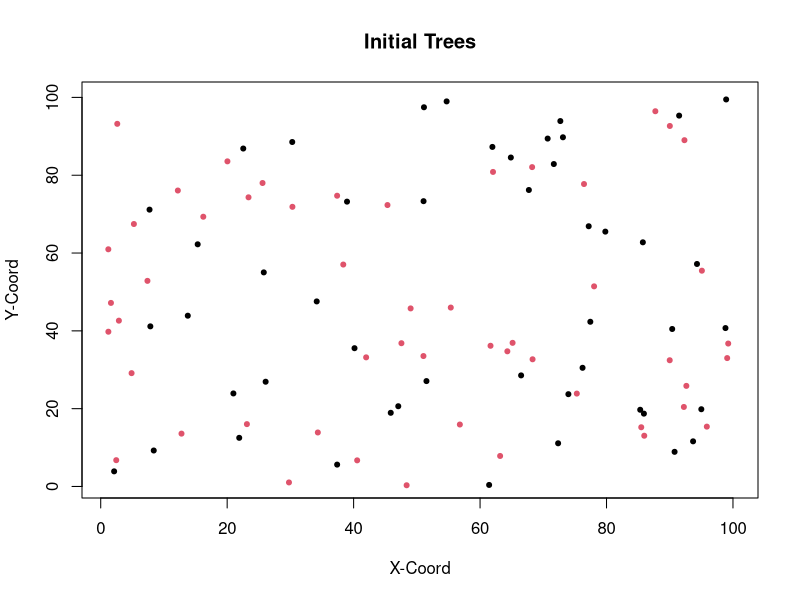

Write R code to recreate this figure. (Note: this script raises an error after producing the figure.)
#Load packages
library(tidyverse) 
library(gridExtra) 


### Initialize params ###

# Set up a grid to represent land
#Place individuals on plot
xsize = ysize = 100

numInd = 100
numSpecies = 2
data <-  tibble("ID" = 1:numInd, "age" = 3, 
                species = sample(numSpecies, numInd, replace = TRUE), "xlocation" = runif(numInd, 0, 100), 
                "ylocation" = runif(numInd,0,100), "parentalDistance" = 0, "Pathogen" = 0)

#Choose an initial 25% of population to be infected
infected <- sample(numInd, numInd/4)
data$Pathogen[which(data$ID %in% infected)] <- 1

plot(data$xlocation, data$ylocation, col = data$species, pch = 20, xlim = c(1,100), ylim = c(1,100),
     xlab = "X-Coord", ylab = "Y-Coord", main = "Initial Trees")


  

#Set up rates of birth/death/growth etc...
deltaT = 1 #1 year periods of growth
ageChange = deltaT
dispParam = 8 #dispersalParam
uniqueSp = unique(data$species)
numYears = 1000



#Carrying Capacity
K= 2000

# Can be anywhere from ~0.2 to ~3. Once its above ~1 you get oscillation above and below carrying capacity and program
#gets a fair bit slower as you near 3
growthrates = c(1,1)

#Pathogen initials

#This is how far away a tree can be affected. But its a torus so setting the value to 100 does not man 
#every tree is infected. best values seem to be between 2.5 and 3 (for infected death rate around 0.03)
#Too low and pathogens go extinct, too high and all trees quickly pathogenized
PathDensParam = 2.7


infectionRates = c(0.5, 0.5)

#Has to stay lower than infected death rates. Slows growth to carrying capacity as it gets larger but
# tree dynamics seem to be similar between 0.01 and 0.05, but pathogens end up growing much slower
#and have larger swings as death rates increase
healthyDeathRate = 0.02

#Dynamics get much more variable when value is ~0.04 or more. 0.02-0.04 pretty good for 0.7 infection Rate.
infectedDeathRates = c(0.2,0.2)
# Used for summary statistics
speciesPopulation = NULL
pathPop = NULL
agePops = NULL
pathAgePop = NULL
denseSpecies <- NULL

### MAIN LOOP ####


for(t in seq(0, numYears, by = deltaT)){ 
  
  #disperse seed
  adults <- data[data$age > 3, ]
  seedsPerSpecies <- NULL
  for (i in 1:numSpecies){
    speciesPop = nrow(data[data$species == i,])
    numSeeds <- carryingCapacity(i, speciesPop, nrow(data), K)
    seedsPerSpecies <- c(seedsPerSpecies, numSeeds)
  }
  Ind = data[1, ]
  babies <- dispersal(adults, numSpecies, seedsPerSpecies, dispParam, xsize, ysize, data)
  data <- bind_rows(data, babies)
  
  #Background death of adults. Death rate decreases with age
  data <- backgroundDeath(data, infectedDeathRates, healthyDeathRate)
  
  #Count number of each species
  countSpecies <- speciesSize(data$species, numSpecies)
  speciesPopulation <-  bind_rows(speciesPopulation, countSpecies)
  
  #pathogens reproduce
  newPathogens <- pathGrowth(data,PathDensParam, xsize, infectionRates)
  data$Pathogen[which(data$ID %in% newPathogens$ID)] <- 1
  
  #Count number of pathogens
  countPaths <- data[data$Pathogen==1,]
  pathAges <- speciesSize(countPaths$species, numSpecies)
  pathPop <- bind_rows(pathPop, pathAges)
  
  
  #Supp  functions/Statistics
  ages <- tibble("gen" = t, "babies" = nrow(subset(data, age < 6)), "young" = nrow(subset(data, age >= 6 & age <=20)), "middle aged" = nrow(subset(data, age > 20 &
                                                                                                                                                     age < 50)), 
                 "old" = nrow(subset(data, age >= 50)))
  agePops <- bind_rows(agePops, ages)

  
  #These fucntions plot the trees every generation. I mainly use these when trying to
  #paramterize something so I can see the effects on several generations. Otherwise comment them out
  
  plot(data$xlocation, data$ylocation, col = data$species, pch = 20, xlim = c(1,100), ylim = c(1,100),
       main = "Tree Population", ylab = "Count", xlab = "Generation")
 
  print(t)
  
  #Grow
  data$age = data$age + deltaT
  
}


  ##### MAIN FUNCTIONS #######

#Carrying Capacity limits birth rates

carryingCapacity = function(species,speciesN, totalN, K){
  growthrate = growthrates[species]
  s = speciesN * growthrate
  popGrowth <- (s*(K-totalN)/K)
  popGrowth <-  ifelse(popGrowth > 0, popGrowth, 0)
  return(popGrowth)
  
}

#Disperse x number of seeds per parent. 

dispersal <- function(Trees, numSpecies, seedsPerSpecies, dispParam, xsize, ysize, data){
  babies = tibble()
  for(i in 1:numSpecies){
    speciesTree <- Trees[Trees$species == i,]
    if(nrow(speciesTree)> 0){
      #Before running this, we calculate seeds per species using the carrying capacity function
      numBabies <- round(seedsPerSpecies[i])
      #take a random sample of conspecific adult trees to disperse the seeds
      parents <- slice_sample(speciesTree, n = numBabies, replace = TRUE)
      if (nrow(parents)>0){
        for (i in 1:nrow(parents)){
          parent = parents[i,]
          baby = parent
          baby$age = as.integer(0)
          baby$ID  = max(max(babies$ID),max(data$ID)) + 1
          baby$species  =  parent$species
          babyDist = (rnorm(1, mean=0, sd=dispParam))
          baby$Pathogen = 0
          r = babyDist * sqrt(runif(1))
          theta = runif(1)*2*pi
          baby$xlocation = ((r*cos(theta)) + parent$xlocation) %% xsize
          baby$ylocation = ((r*sin(theta)) + parent$ylocation) %% ysize
          baby$parentalDistance = abs(r)
          babies <- bind_rows(babies, baby)
        }
      }
      
    }
  }
  return(babies)
}




#Natural Background death
backgroundDeath <- function(data, infectedDeathRates, healthyDeathRate){
  living = c()
  for (i in 1:nrow(data)){
    if (data[i,]$Pathogen == 1){
      alive <- (runif(1) > infectedDeathRates[data[i,]$species])
      living[i] = alive
    }
    if(data[i,]$Pathogen == 0){
      alive <- (runif(1) > healthyDeathRate)
      living[i] = alive
    }
    
  }
  return(data[living,])
}




#### virulence FUNCTIONS ######

pathGrowth <- function(data,PathDensParam, xsize, infectionRates){
  newPathogens <- NULL
  infectedTrees <- data[data$Pathogen == 1,]
  healthyTrees <- data[data$Pathogen == 0,]
  if(nrow(infectedTrees) > 0){
    for (i in 1:nrow(infectedTrees)){
      indTree = infectedTrees[i, ]
      newInfections = subset(healthyTrees, xlocation > (indTree$xlocation - (PathDensParam))%% xsize
                             & xlocation < (indTree$xlocation + (PathDensParam))%% xsize
                             & ylocation > (indTree$ylocation - (PathDensParam))%% xsize
                             & ylocation < (indTree$ylocation + (PathDensParam))%% xsize
                             & species == indTree$species)
      newInfections <- slice_sample(newInfections, n = round(nrow(newInfections)* infectionRates[indTree$species]))
      newPathogens <- bind_rows(newPathogens, newInfections)
      
    }
  }
  if (nrow(infectedTrees) == 0){
    newPathogens <- NULL
  }
  
  newPathogens <- newPathogens[!duplicated(newPathogens),]
  return(newPathogens)
}



### SUPPLEMENTAL FUNCTIONS###


#Plot trees 
plotSpecies(speciesPopulation) 
totals <- speciesPopulation %>% mutate(total = rowSums(across(everything())))
plot(totals$total, pch = 20, col = "cadetblue3")

#Plot Pathogens
plotPaths(pathPop)
totals <- pathPop %>% mutate(total = rowSums(across(everything())))
plot(totals$total, pch = 20, col = "cadetblue3")


#Plot both
grid.arrange(plotSpecies(speciesPopulation), plotPaths(pathPop))

#Plot the age distribution over time of trees
agePops1 <-  pivot_longer(agePops, cols = !gen, names_to = "Group", values_to = "Count")
agePopGraph <- ggplot(agePops1, aes(gen, Count, color = Group))+
  geom_line()
agePopGraph



#Plot amount of each species
plotSpecies <- function(speciesPopulation){
  for(i in 1:numSpecies){
    colnames(speciesPopulation)[i] <- paste0("Species", i)
  }
  speciesPopulation <- add_column(speciesPopulation, gen = 1:nrow(speciesPopulation))
  speciesPopulation <- pivot_longer(speciesPopulation, cols = starts_with("Species"), names_to = "Species",
                                    names_prefix = "Species", values_to = "Count")
  ggplot(data = speciesPopulation, aes(gen, Count, col = Species))+
    geom_point()+
    geom_line()+
    ylim(0, max(speciesPopulation$Count))+
    ylab("Tree Count")+
    scale_color_manual(values=c("#bf5700", "#333f48"))
  
}

#Plot amount of pathogenss
plotPaths <- function(speciesPopulation){
  for(i in 1:numSpecies){
    colnames(speciesPopulation)[i] <- paste0("Species", i)
  }
  speciesPopulation <- add_column(speciesPopulation, gen = 1:nrow(speciesPopulation))
  speciesPopulation <- pivot_longer(speciesPopulation, cols = starts_with("Species"), names_to = "Species",
                                    names_prefix = "Species", values_to = "Count")
  ggplot(data = speciesPopulation, aes(gen, Count, col = Species))+
    geom_point()+
    geom_line()+
    ylim(0, max(speciesPopulation$Count))+
    ylab("Pathogen Count")+
    scale_color_manual(values=c("#bf5700", "#333f48"))
  
}

#Called from main for loop to track species
speciesSize <- function(speciesTypes, numSpecies){
  df = tibble()
  for (i in 1:numSpecies){
    df[1, i] = length(speciesTypes[speciesTypes == i])
  }
  return(df)
}
